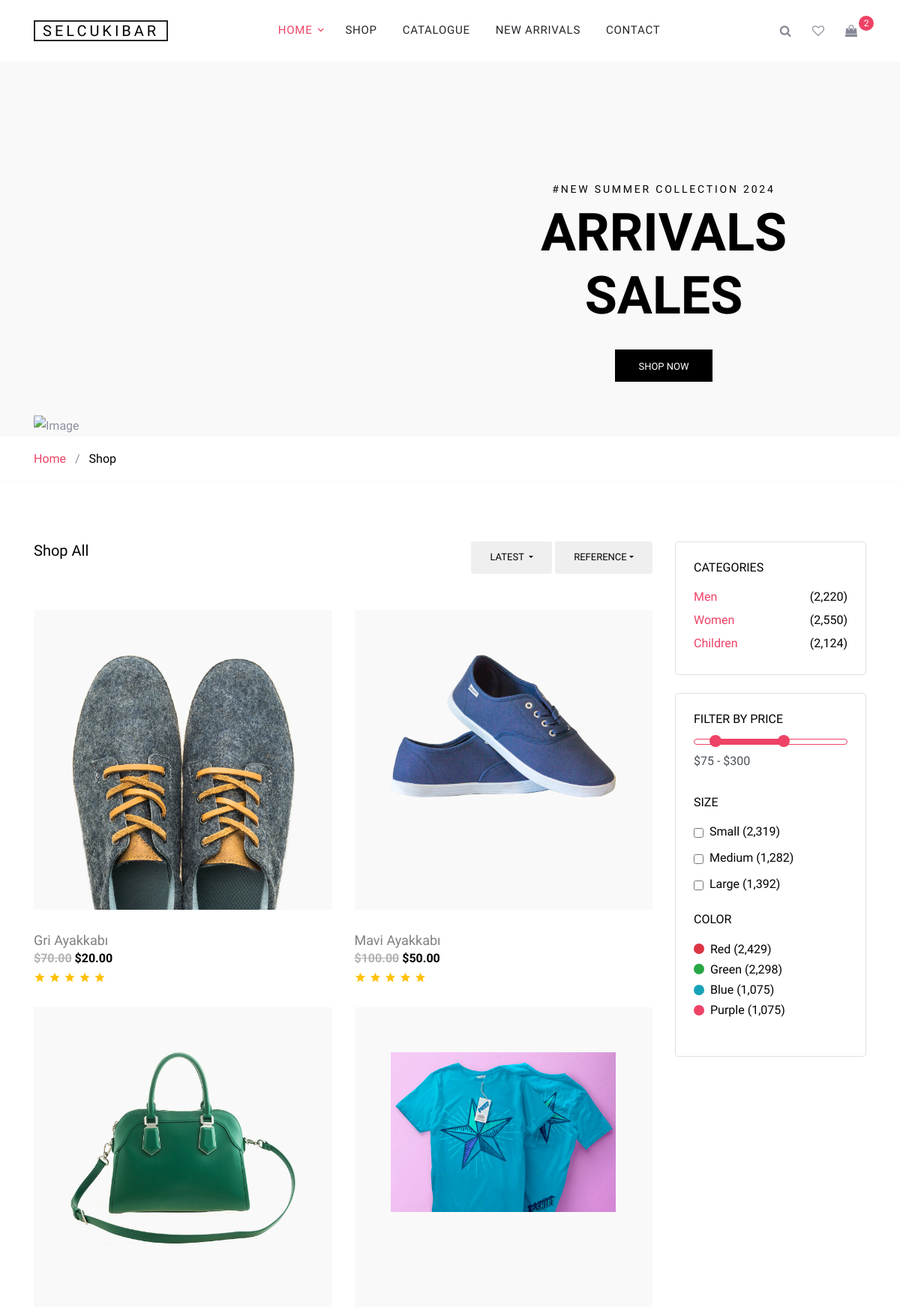
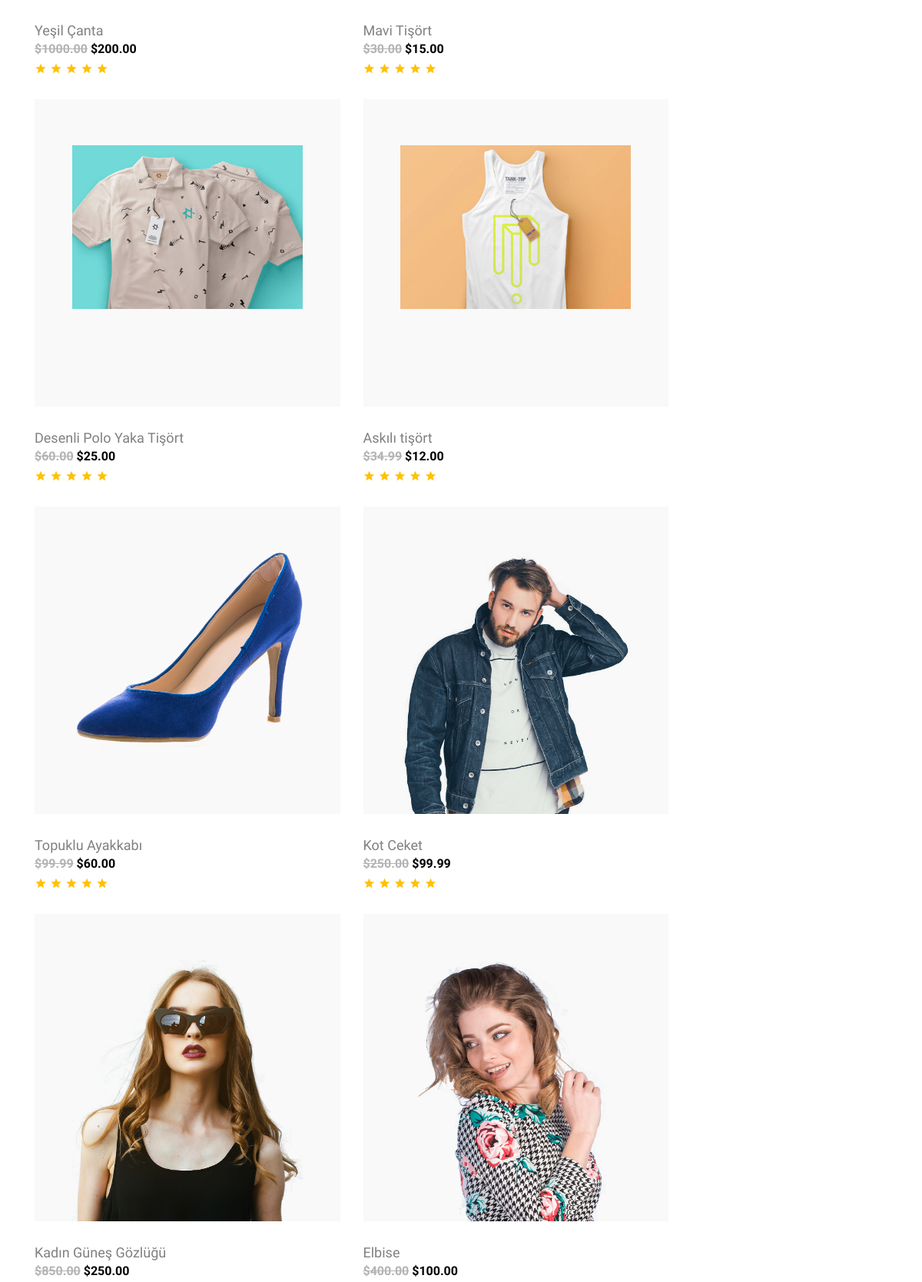
Screenshot of /products/ (upper part) with the database file from the repository (2 pictures, top to bottom).
### products/models.py (models this page shows, shortened)
class Product(models.Model):
    genders = (
        ('M','Erkek'),
        ('F','Kadın'),
    )
    title = models.CharField("Başlık", max_length=150)
    description = models.TextField("Açıklama")
    price = models.DecimalField(max_digits=10, decimal_places=2, default=0)
    old_price = models.DecimalField(max_digits=10, decimal_places=2, default=0)
    image = models.ImageField(upload_to="products")
    slug = models.SlugField(unique=True, db_index=True, default="")
    is_active = models.BooleanField(default=True)
    is_home = models.BooleanField(default=True)
    gender = models.CharField("Cinsiyet", max_length=1, choices=genders, default=1)
    category = models.ManyToManyField(Category)
    class Meta:
        verbose_name = "Ürün"
        verbose_name_plural = "Ürünler"

### products/views.py (the view)
# urls.py: path('', include("products.urls")),
def products(request):
    product = Product.objects.filter(is_active=True)
    return render(request, "products.html", {
        "product": product
    })

### products/templates/products.html (shortened to what this page needs)
{% extends "products/base.html" %}
{% load static %}
{% block content %}
  <div class="site-wrap">
    {% include "partials/_navbar.html" %}
    <div class="site-blocks-cover inner-page" data-aos="fade">
      <div class="container">
        <div class="row">
          <div class="col-md-6 ml-auto order-md-2 align-self-start">
            <div class="site-block-cover-content">
            <h2 class="sub-title">#New Summer Collection 2024</h2>
            <h1>Arrivals Sales</h1>
            <p><a href="{% url 'products' %}" class="btn btn-black rounded-0">Shop Now</a></p>
            </div>
          </div>
          <div class="col-md-6 order-1 align-self-end">
            <img src="{% static 'images/model_4.png' %}" alt="Image" class="img-fluid">
          </div>
        </div>
      </div>
    </div>
    <div class="custom-border-bottom py-3">
      <div class="container">
        <div class="row">
          <div class="col-md-12 mb-0"><a href="{% url 'index' %}">Home</a> <span class="mx-2 mb-0">/</span> <strong class="text-black">Shop</strong></div>
        </div>
      </div>
    </div>
    {% include "partials/_shop-section.html" %}
  </div>
{% endblock content %}

### products/templates/partials/_item-section.html
{% load static %}
{% for p in product %}
<div class="col-lg-6 col-md-6 item-entry mb-4">
  <a href="{% url 'product_details' p.slug %}" class="product-item md-height bg-gray d-block">
    <img src="{{p.image.url}}" alt="Image" class="img-fluid">
  </a>
  <h2 class="item-title"><a href="{% url 'product_details' p.slug %}"> {{p.title}} </a></h2>
  <strong class="item-price"><del>${{p.old_price}}</del> ${{p.price}}</strong>
  <div class="star-rating">
    <span class="icon-star2 text-warning"></span>
    <span class="icon-star2 text-warning"></span>
    <span class="icon-star2 text-warning"></span>
    <span class="icon-star2 text-warning"></span>
    <span class="icon-star2 text-warning"></span>
  </div>
</div>
{% endfor %}

### static/css/style.css (style rules this page uses)
body { line-height: 1.7; color: #8c92a0; font-weight: 300; font-size: 16px; }
a { -webkit-transition: .3s all ease; -o-transition: .3s all ease; transition: .3s all ease; }
.text-black { color: #000; }
.site-wrap:before { -webkit-transition: .3s all ease-in-out; -o-transition: .3s all ease-in-out; transition: .3s all ease-in-out; background: rgba(0, 0, 0, 0.6); content: ""; position: absolute; z-index: 2000; top: 0; left: 0; right: 0; bottom: 0; opacity: 0; visibility: hidden; }
.btn { height: 43px; -webkit-transition: .3s all ease-in-out; -o-transition: .3s all ease-in-out; transition: .3s all ease-in-out; text-transform: uppercase; font-size: 13px; }
.btn.btn-black { padding: 12px 30px; background: #000; color: #fff; }
.site-blocks-cover { background-size: cover; background-repeat: no-repeat; background-position: center center; background: #f9f9f9; position: relative; overflow: hidden; z-index: 9; }
.site-blocks-cover, .site-blocks-cover .row { min-height: 600px; height: calc(100vh - 174px); }
.site-blocks-cover.inner-page, .site-blocks-cover.inner-page .row { min-height: 400px; height: 500px; }
.site-blocks-cover h2 { font-size: 14px; font-weight: normal; color: #000; letter-spacing: .2em; text-transform: uppercase; }
.site-blocks-cover h1 { font-size: 50px; font-weight: 900; color: #000; margin-bottom: 30px; text-transform: uppercase; }
@media (min-width: 768px) { .site-blocks-cover h1 { font-size: 70px; } }
.site-blocks-cover p { color: #333333; font-size: 20px; line-height: 35px; }
.site-blocks-cover .site-block-cover-content { margin-top: 20%; text-align: center; }
@media (min-width: 768px) { .site-blocks-cover .site-block-cover-content { margin-top: 50%; } }
.site-blocks-cover.inner-page .site-block-cover-content { margin-top: 20%; text-align: center; }
@media (min-width: 768px) { .site-blocks-cover.inner-page .site-block-cover-content { margin-top: 30%; } }
.product-item { overflow: hidden; height: 100%; position: relative; }
.product-item.bg-gray { background: #f9f9f9; }
.product-item.md-height { height: 400px; padding: 40px; }
.product-item img { left: 50%; top: 15%; -webkit-transform: translateX(-50%); -ms-transform: translateX(-50%); transform: translateX(-50%); -o-object-fit: cover; object-fit: cover; max-width: 300px; position: absolute; }
.item-entry .product-item { margin-bottom: 30px; }
.item-entry .item-title { font-size: 18px; font-weight: normal; margin-bottom: 0; }
.item-entry .item-title a { color: gray; }
.item-entry .item-price { color: #000; font-weight: bold; }
.item-entry .item-price del { color: #b3b3b3; }
.custom-border-bottom { border-bottom: 1px solid #f9f9f9; }

### rows the page displays
Product: image (picture), title "Gri Ayakkabı", old_price "70.00", price "20.00"
Product: image (picture), title "Mavi Ayakkabı", old_price "100.00", price "50.00"
Product: image (picture), title "Yeşil Çanta", old_price "1000.00", price "200.00"
Product: image (picture), title "Mavi Tişört", old_price "30.00", price "15.00"
Product: image (picture), title "Desenli Polo Yaka Tişört", old_price "60.00", price "25.00"
Product: image (picture), title "Askılı tişört", old_price "34.99", price "12.00"
Product: image (picture), title "Topuklu Ayakkabı", old_price "99.99", price "60.00"
Product: image (picture), title "Kot Ceket", old_price "250.00", price "99.99"
Product: image (picture), title "Kadın Güneş Gözlüğü", old_price "850.00", price "250.00"
Product: image (picture), title "Elbise", old_price "400.00", price "100.00"
